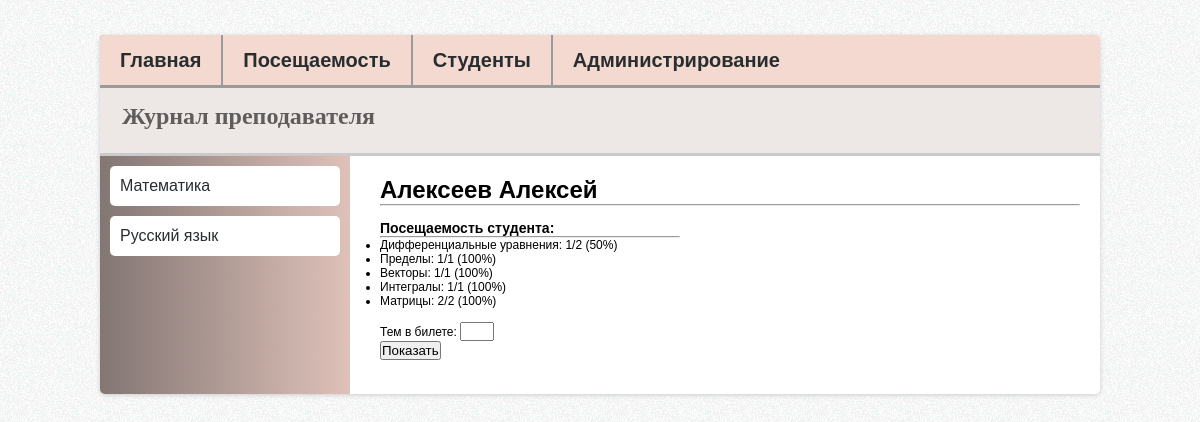
/student/3/6, run on an earlier commit of the app's database.
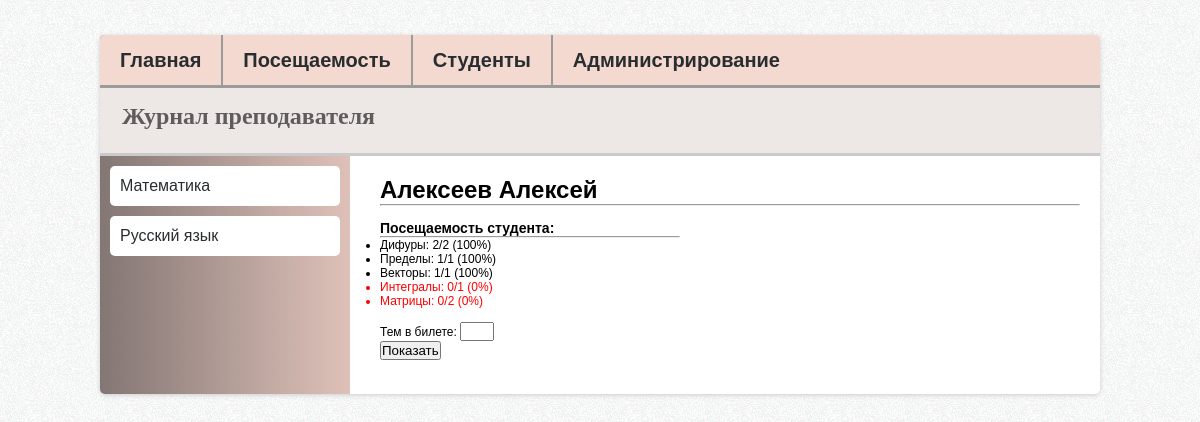
And on a later commit of the database.
### study/models.py (models this page shows, shortened)
class Subject(models.Model):
    professor = models.ForeignKey('Professor')
    title = models.TextField()
    def __str__(self):
        return self.title

class Student(models.Model):
    name = models.TextField()

class Subsection(models.Model):
    subject = models.ForeignKey('Subject')
    title = models.TextField()
    def __str__(self):
        return str(self.title)

### study/views.py (the view)
# urls.py: url(r'^student/(?P<subject_id>[0-9]+)/(?P<student_id>[0-9]+)', views.student, name='student'),
def student(request, subject_id, student_id):
    student = Student.objects.get(id=student_id)
    subject = Subject.objects.get(id=subject_id)
    student_lessons = []
    lessons_dict = __get_student_lessons_dict(StudentLesson.objects.order_by('student'), Student.objects.order_by('name'))
    subsections_list = Subsection.objects.filter(subject=subject)
    student_info = __get_student_info(lessons_dict, subsections_list, student)
    lessons_info = {}
    for subsection in subsections_list:
        counter = 0
        for lesson in Lesson.objects.order_by('id'):
            if lesson.subsection == subsection:
                counter += 1
        lessons_info[subsection] = counter
    student_percentage = {}
    for subsection in subsections_list:
        student_percentage[subsection] = int(student_info[subsection] * 100 / (lessons_info[subsection] if lessons_info[subsection] > 0 else 1))
    amount = 0
    tickets = []
    try:
        amount = int(request.POST['amount'])
        import operator
        tickets = [item[0] for item in sorted(student_percentage.items(), key=operator.itemgetter(1), reverse=False)[0:amount]]
    except:
        pass
    context = {
        'student_info': student_info,
        'lessons_info': lessons_info,
        'student': student,
        'subjects_list': Subject.objects.order_by('title'),
        'student_percentage': student_percentage,
        'tickets': tickets
        }
    return render(request, 'study/student.html', context)

### study/views.py (called while the page is built)
def __get_student_lessons_dict(student_lesson_list, students_list):
    result = {}
    for student in students_list:
        result[student] = []
        for student_lesson in student_lesson_list:
            if student_lesson.student == student:
                result[student].append(student_lesson.lesson)
    return result

def __get_student_info(lessons_dict, subsections_list, student):
    student_info = {}
    for subsection in subsections_list:
        counter = 0
        for lesson in lessons_dict[student]:
            if lesson.subsection == subsection:
                counter += 1
        student_info[subsection] = counter
    return student_info

@register.filter
def get_item(dictionary, key):
    return dictionary.get(key)

### study/templates/study/student.html (shortened to what this page needs)
{% extends 'study/base.html' %}
{% block content %}
<h1>{{student.name}}</h1><hr><br>
<h3>Посещаемость студента:</h3><hr style="margin-right:400px">
<ul>
    {% for subsection in student_info %}
    <li
            {% if student_percentage|get_item:subsection <= 5 %}
                style="color:red"
            {% endif %}
            >
        {{ subsection }}: {{ student_info|get_item:subsection }}/{{ lessons_info|get_item:subsection }} ({{ student_percentage|get_item:subsection }}%)
    </li>
    {% endfor %}
</ul>
<br>
<form action="" method="post">
    <p>Тем в билете: <input type="text" name="amount" style="width:30px"></p>
    <p><input type="submit" value="Показать"></p><br>
</form>
{% endblock %}
{% block sidebar %}
    <div id="subject_name">
        <ul>
            {% for subject in subjects_list %}
                <li><a href="{% url 'study:student' subject.id student.id %}">{{ subject }}</a></li>
            {% endfor %}
        </ul>
    </div>
{% endblock %}

### study/templates/study/base.html (shortened to what this page needs)
<!DOCTYPE html>
<html>
<head>
    {% load staticfiles %}
    <link rel="stylesheet" type="text/css" href="{% static 'study/style.css' %}"/>
</head>
<body>
<div id="page_align" class="b3radius">
	<div id="header">
		<div id="header_nav">
			<ul>
				<li><a href="/">Главная</a></li>
				<li><a href="{% url 'study:get_first_subject_attendance'%}">Посещаемость</a></li>
				<li><a href="{% url 'study:get_first_subject_tickets'%}">Студенты</a></li>
				<li><a href="/admin">Администрирование</a></li>
			</ul>
		</div>
	</div>
	<div id="site_name">
		<h1>Журнал преподавателя</h1>
	</div>
	<div id="sidebar">
        {% block sidebar %}
        {% endblock %}
	</div>
	<div id="content">
        {% block content %}
        {% endblock %}
	</div>
</div>
</body>
</html>

### study/static/study/style.css (style rules this page uses)
* { margin: 0; padding: 0; }
body { background: url("../images/bg.png") #EAEAEA; font: 12px Arial, Tahoma; }
a { text-decoration: none; }
.b3radius { border-radius: 5px; -webkit-border-radius: 5px; -moz-border-radius: 5px; }
#page_align { width: 1000px; margin: 35px auto; background: url("../images/pagebg.png") #FFF; box-shadow: 0px 1px 5px #cccccc; -webkit-box-shadow: 0px 1px 5px #cccccc; -moz-box-shadow: 0px 1px 5px #cccccc; overflow: hidden; }
#header { height: 50px; border-bottom: solid #9b9b9b; background: #f3d9cf; }
#header_nav { height: 50px; }
#header_nav ul { list-style: none; }
#header_nav ul li { float: left; border-right: solid 2px #9b9b9b; }
#header_nav ul li:last-child { border-right: none; }
#header_nav ul li a { color: #292d30; font-family: "Arial"; font-weight: bold; display: block; line-height: 50px; font-size: 20px; padding: 0 20px; }
#site_name { height: 50px; background: #ede8e6; border-bottom: solid #cacaca; font-family: "Tahoma"; color: rgb(97, 92, 92); font-weight: bold; text-align: left; padding-left: 22px; padding-top: 15px; }
#sidebar { width: 250px; float: left; }
#subject_name ul { list-style: none; }
#subject_name ul li a { color: #292d30; font-family: "Arial"; line-height: 40px; font-size: 16px; padding: 0 10px; display: block; }
#subject_name ul li { float: left; background: #FFF; margin: 10px 10px 0px; margin-right: 10px; width: 230px; border-radius: 5px; }
#subject_name ul li:last-child { margin-bottom: 10px; }
#content { float: right; width: 700px; background: #FFF; padding: 20px; }

What changed in the data, as far as the page shows it:
changed Subsection: title "Дифференциальные уравнения" → "Дифуры"; id "1" → "2"; id "50" → "100"
computed for Subsection "Интегралы": id "1" → "0"; id "100" → "0"
computed for Subsection "Матрицы": id "2" → "0"; id "100" → "0"
